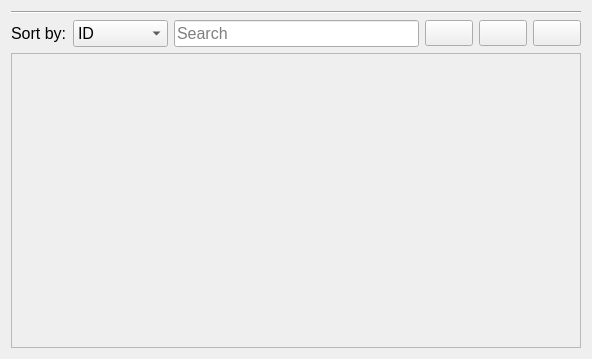
<?xml version="1.0" encoding="UTF-8"?>
<ui version="4.0">
 <class>GridWidget</class>
 <widget class="QWidget" name="GridWidget">
  <property name="geometry">
   <rect>
    <x>0</x>
    <y>0</y>
    <width>592</width>
    <height>359</height>
   </rect>
  </property>
  <property name="windowTitle">
   <string>Form</string>
  </property>
  <layout class="QVBoxLayout" name="verticalLayout">
   <item>
    <widget class="Line" name="line">
     <property name="orientation">
      <enum>Qt::Horizontal</enum>
     </property>
    </widget>
   </item>
   <item>
    <layout class="QHBoxLayout" name="horizontalLayout">
     <property name="sizeConstraint">
      <enum>QLayout::SetDefaultConstraint</enum>
     </property>
     <item>
      <widget class="QLabel" name="sortLabel">
       <property name="font">
        <font>
         <pointsize>12</pointsize>
        </font>
       </property>
       <property name="text">
        <string>Sort by:</string>
       </property>
      </widget>
     </item>
     <item>
      <widget class="QComboBox" name="sortBox">
       <property name="font">
        <font>
         <pointsize>12</pointsize>
        </font>
       </property>
       <item>
        <property name="text">
         <string>ID</string>
        </property>
       </item>
       <item>
        <property name="text">
         <string>Name</string>
        </property>
       </item>
       <item>
        <property name="text">
         <string>Divisions</string>
        </property>
       </item>
       <item>
        <property name="text">
         <string>Users</string>
        </property>
       </item>
      </widget>
     </item>
     <item>
      <widget class="QLineEdit" name="searchField">
       <property name="font">
        <font>
         <pointsize>12</pointsize>
        </font>
       </property>
       <property name="placeholderText">
        <string>Search</string>
       </property>
       <property name="clearButtonEnabled">
        <bool>true</bool>
       </property>
      </widget>
     </item>
     <item>
      <widget class="QPushButton" name="selectAll">
       <property name="font">
        <font>
         <pointsize>11</pointsize>
        </font>
       </property>
       <property name="toolTip">
        <string>Select all</string>
       </property>
       <property name="text">
        <string/>
       </property>
       <property name="icon">
        <iconset>
         <normaloff>:/icons/select</normaloff>:/icons/select</iconset>
       </property>
       <property name="iconSize">
        <size>
         <width>24</width>
         <height>24</height>
        </size>
       </property>
      </widget>
     </item>
     <item>
      <widget class="QPushButton" name="unselectAll">
       <property name="font">
        <font>
         <pointsize>11</pointsize>
        </font>
       </property>
       <property name="toolTip">
        <string>Unselect all</string>
       </property>
       <property name="text">
        <string/>
       </property>
       <property name="icon">
        <iconset>
         <normaloff>:/icons/unselect</normaloff>:/icons/unselect</iconset>
       </property>
       <property name="iconSize">
        <size>
         <width>24</width>
         <height>24</height>
        </size>
       </property>
       <property name="checkable">
        <bool>false</bool>
       </property>
      </widget>
     </item>
     <item>
      <widget class="QPushButton" name="showSelected">
       <property name="font">
        <font>
         <pointsize>11</pointsize>
        </font>
       </property>
       <property name="toolTip">
        <string>Show selected</string>
       </property>
       <property name="text">
        <string/>
       </property>
       <property name="icon">
        <iconset>
         <normaloff>:/icons/selected</normaloff>:/icons/selected</iconset>
       </property>
       <property name="iconSize">
        <size>
         <width>24</width>
         <height>24</height>
        </size>
       </property>
       <property name="checkable">
        <bool>true</bool>
       </property>
      </widget>
     </item>
    </layout>
   </item>
   <item>
    <widget class="QScrollArea" name="scrollArea">
     <property name="widgetResizable">
      <bool>true</bool>
     </property>
     <widget class="QWidget" name="scrollAreaWidgetContents">
      <property name="geometry">
       <rect>
        <x>0</x>
        <y>0</y>
        <width>572</width>
        <height>292</height>
       </rect>
      </property>
      <layout class="QVBoxLayout" name="verticalLayout_2">
       <property name="spacing">
        <number>0</number>
       </property>
       <property name="leftMargin">
        <number>0</number>
       </property>
       <property name="topMargin">
        <number>0</number>
       </property>
       <property name="rightMargin">
        <number>0</number>
       </property>
       <property name="bottomMargin">
        <number>0</number>
       </property>
       <item>
        <layout class="QGridLayout" name="gridLayout"/>
       </item>
      </layout>
     </widget>
    </widget>
   </item>
  </layout>
 </widget>
 <resources/>
 <connections>
  <connection>
   <sender>sortBox</sender>
   <signal>currentIndexChanged(int)</signal>
   <receiver>GridWidget</receiver>
   <slot>sortBy(int)</slot>
   <hints>
    <hint type="sourcelabel">
     <x>109</x>
     <y>34</y>
    </hint>
    <hint type="destinationlabel">
     <x>78</x>
     <y>13</y>
    </hint>
   </hints>
  </connection>
  <connection>
   <sender>searchField</sender>
   <signal>textChanged(QString)</signal>
   <receiver>GridWidget</receiver>
   <slot>searchCountry(QString)</slot>
   <hints>
    <hint type="sourcelabel">
     <x>270</x>
     <y>40</y>
    </hint>
    <hint type="destinationlabel">
     <x>228</x>
     <y>3</y>
    </hint>
   </hints>
  </connection>
  <connection>
   <sender>unselectAll</sender>
   <signal>clicked()</signal>
   <receiver>GridWidget</receiver>
   <slot>unselectAll()</slot>
   <hints>
    <hint type="sourcelabel">
     <x>531</x>
     <y>31</y>
    </hint>
    <hint type="destinationlabel">
     <x>523</x>
     <y>-4</y>
    </hint>
   </hints>
  </connection>
  <connection>
   <sender>showSelected</sender>
   <signal>clicked()</signal>
   <receiver>GridWidget</receiver>
   <slot>showSelected()</slot>
   <hints>
    <hint type="sourcelabel">
     <x>565</x>
     <y>30</y>
    </hint>
    <hint type="destinationlabel">
     <x>559</x>
     <y>-4</y>
    </hint>
   </hints>
  </connection>
 </connections>
 <slots>
  <slot>sortBy(int)</slot>
  <slot>searchCountry(QString)</slot>
  <slot>unselectAll()</slot>
  <slot>showSelected()</slot>
 </slots>
</ui>
